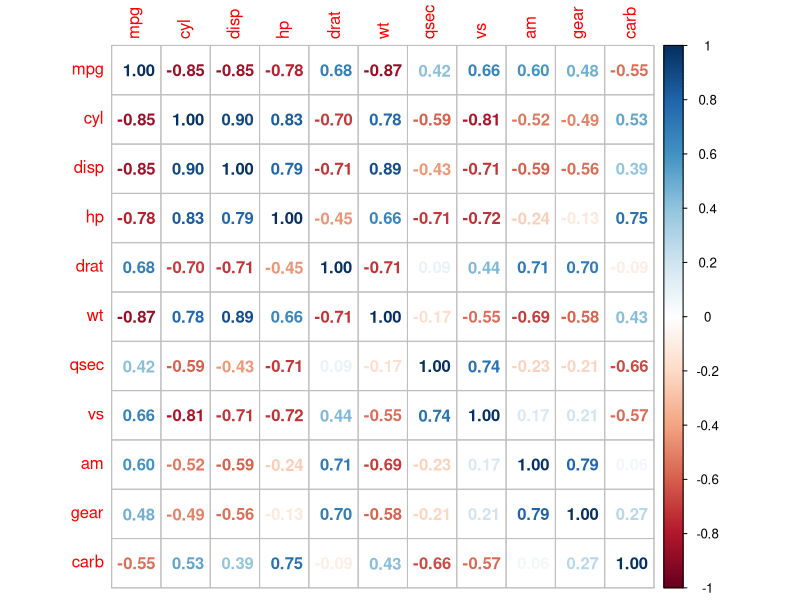

This figure's R source:
##### REGRESSÃO LINEAR MULTIPLA #####
install.packages("corrplot")
library(corrplot)

dados_carros <- mtcars
?mtcars

# Matriz de correlações
M <- cor(dados_carros)
corrplot(M, method = "number")

# Modelo
modelo_carros <- lm(formula = mpg ~., data = dados_carros)
summary(modelo_carros)
# y = 12,30337 - 0,11144cyl + 0,01334disp -0,02148....


